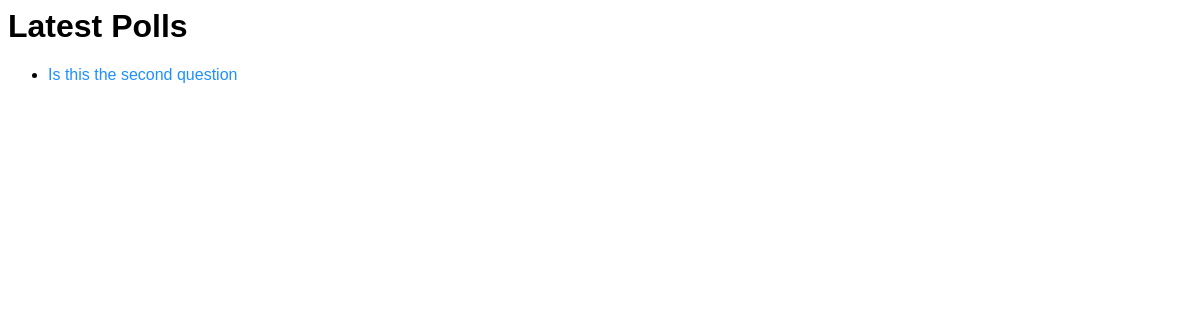
The page /polls/ on the database as committed earlier.
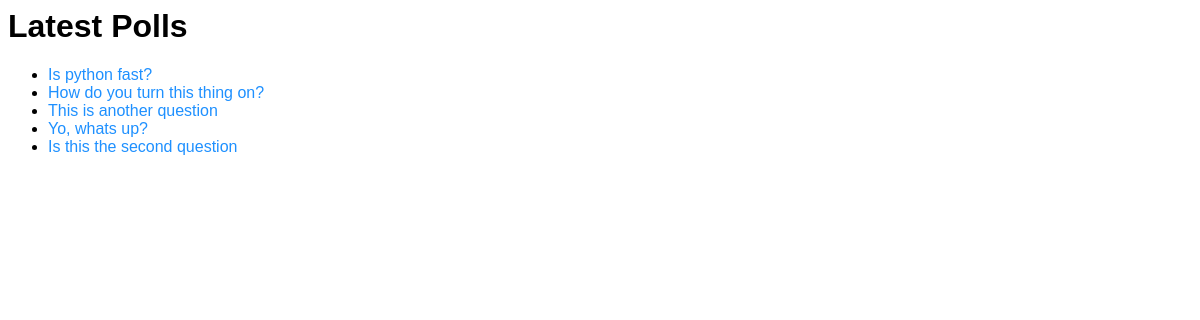
The same page on the database as committed later.
### polls/models.py (models this page shows, shortened)
class Question(models.Model):
    question_text = models.CharField(max_length=200)
    pub_date = models.DateTimeField('date published')

### polls/views.py (the view)
# urls.py: path('',views.index, name='index'),
def index(request):
	latest_question_list = Question.objects.order_by('-pub_date')[:5]
	context = {'latest_question_list': latest_question_list}
	return render(request, 'polls/index.html',context)

### polls/templates/polls/index.html
{% load static %}
<link rel="stylesheet" type="text/css" href="{% static 'polls/better.css' %}" />
<h1>Latest Polls</h1>
{% if latest_question_list %}
	<ul>
	{% for question in latest_question_list %}
		<li><a href="{% url 'polls:detail' question.id %}">{{question.question_text}}</a></li>
	{% endfor %}
	</ul>
{% else %}
	<p>No polls are available.</p>
{% endif %}

### polls/static/polls/better.css (style rules this page uses)
* { font-family: helvetica; }
a:link { color: DodgerBlue; text-decoration: none; }

Rows that differ between the two databases and show on the page:
added Question: question_text "Is python fast?"
added Question: question_text "How do you turn this thing on?"
added Question: question_text "This is another question"
added Question: question_text "Yo, whats up?"
